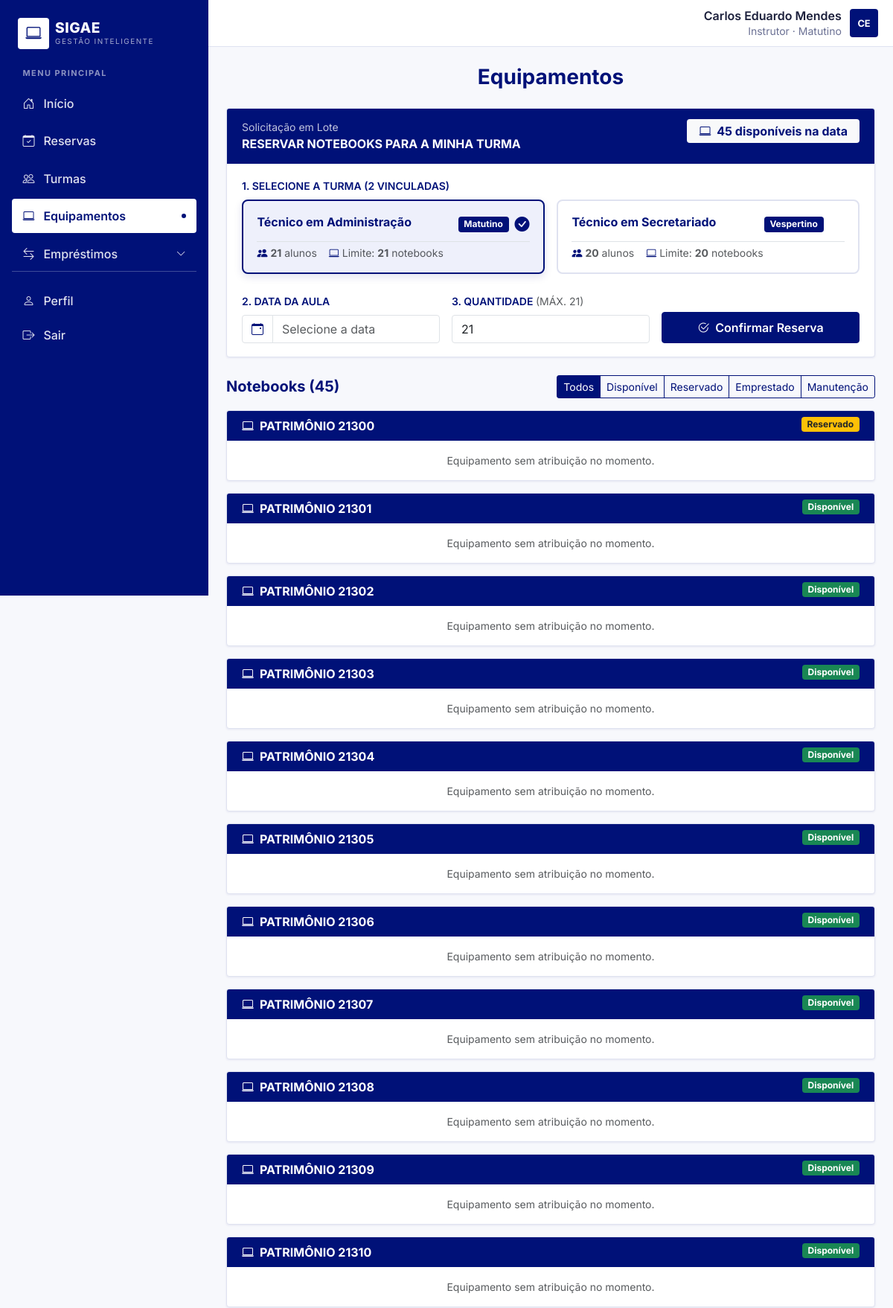
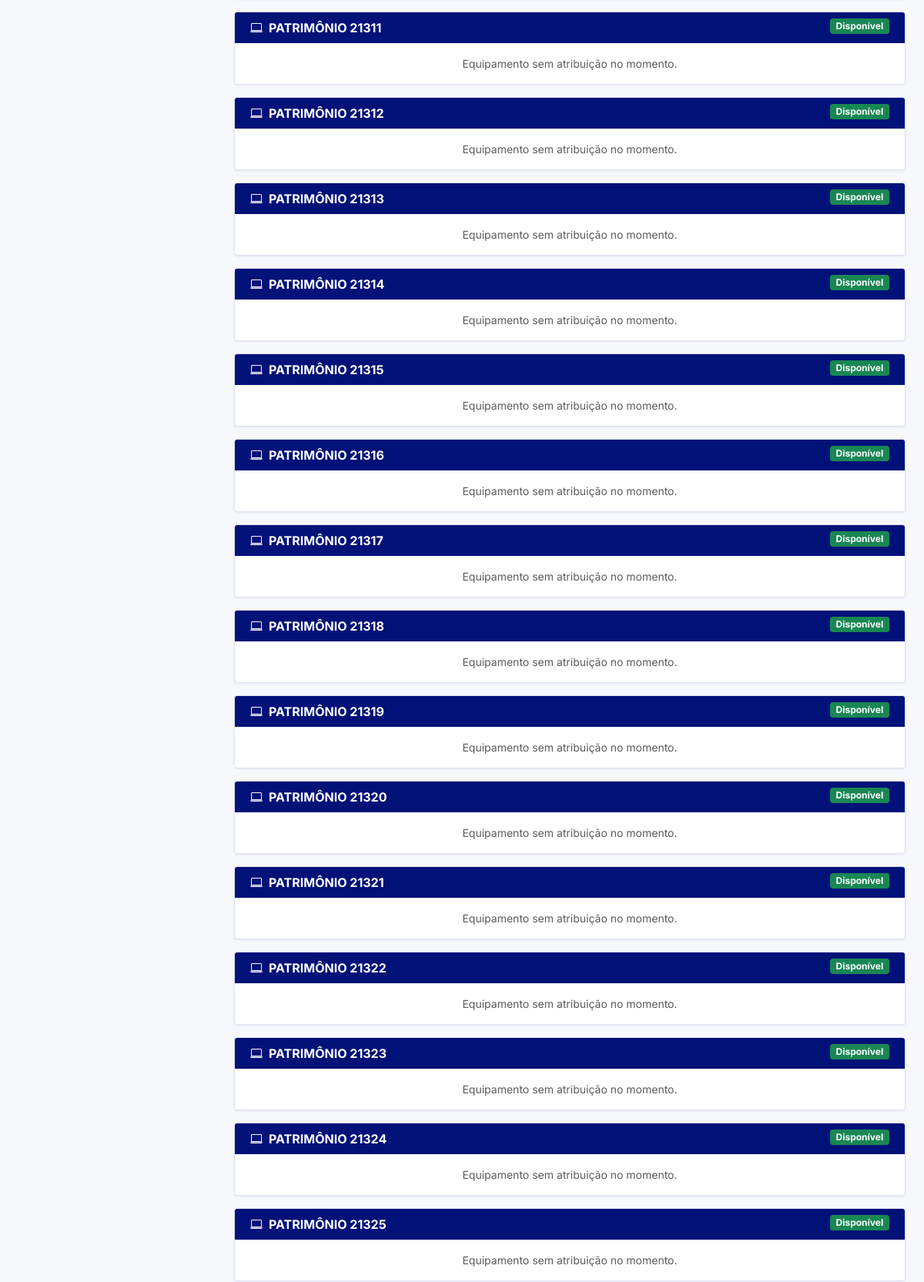
/equipamentos/ (signed in, upper part), run on the app's committed database (2 pictures, top to bottom).
### core/models.py (models this page shows, shortened)
class User(AbstractUser):
    email = models.EmailField("E-mail educacional", unique=True)
    turma = models.ForeignKey(Turma, null=True, blank=True, on_delete=models.SET_NULL, related_name="alunos")
    turno = models.CharField(max_length=3, choices=Turno.choices, blank=True)
    GRUPO_ALUNO, GRUPO_INSTRUTOR, GRUPO_ADMIN = "Aluno", "Instrutor", "Administrador"
    def _tem_grupo(self, nome):
        return self.groups.filter(name=nome).exists()
    @property
    def nome_completo(self):
        return self.get_full_name() or self.username
    @property
    def is_instrutor(self):
        return self._tem_grupo(self.GRUPO_INSTRUTOR)
    @property
    def is_administrador(self):
        return self.is_superuser or self._tem_grupo(self.GRUPO_ADMIN)
    @property
    def perfil(self):
        if self.is_administrador:
            return "Administrador"
        return "Instrutor" if self.is_instrutor else "Aluno"

class Turma(models.Model):
    nome = models.CharField("Nome da turma", max_length=100)
    turno = models.CharField(max_length=3, choices=Turno.choices)
    instrutor = models.ForeignKey(
        settings.AUTH_USER_MODEL, null=True, blank=True, on_delete=models.SET_NULL,
        related_name="turmas_lecionadas", verbose_name="Instrutor responsável",
    )
    class Meta:
        ordering = ["turno", "nome"]

class Equipamento(models.Model):
    class Status(models.TextChoices):
        DISPONIVEL = "DIS", "Disponível"
        RESERVADO = "RES", "Reservado"
        EMPRESTADO = "EMP", "Emprestado"
        MANUTENCAO = "MAN", "Manutenção"
    numero = models.PositiveIntegerField(
        "Patrimônio", unique=True, validators=[MinValueValidator(1)],
    )
    status = models.CharField(max_length=3, choices=Status.choices, default=Status.DISPONIVEL, db_index=True)
    class Meta:
        ordering = ["numero"]
        verbose_name = "Equipamento (Notebook)"
        verbose_name_plural = "Equipamentos (Notebooks)"

### core/views.py (the view, shortened to what this page needs)
# urls.py: path("equipamentos/", views.equipamentos, name="equipamentos"),
@login_required
def equipamentos(request):
    hoje = timezone.localdate()
    filtro = request.GET.get("status", "")
    notebooks = list(Equipamento.objects.filter(status=filtro) if filtro in S.values else Equipamento.objects.all())
    minhas_turmas = []
    disponiveis_inicial = 0
    if request.user.is_instrutor:
        minhas_turmas = list(
            Turma.objects.filter(instrutor=request.user).prefetch_related("alunos")
        )
        minhas_turmas.sort(key=lambda t: (ORDEM_TURNOS.index(t.turno), t.nome))
        for t in minhas_turmas:
            t.total_alunos = t.alunos.count()
        if minhas_turmas:
            disponiveis_inicial = services.notebooks_disponiveis_qs(hoje, minhas_turmas[0].turno).count()
    return render(request, "core/equipamentos.html", {
        "notebooks": notebooks,
        "filtro": filtro,
        "status_choices": S.choices,
        "form": ReservaForm(),
        "pode_reservar": request.user.is_instrutor,
        "minhas_turmas": minhas_turmas,
        "hoje": hoje,
        "hoje_iso": hoje.isoformat(),
        "disponiveis_inicial": disponiveis_inicial,
    })

### core/templates/core/equipamentos.html (shortened to what this page needs)
{% extends "base.html" %}
{% block content %}
{% if request.GET.modo == 'reserva' and pode_reservar %}
  <div class="d-flex justify-content-between align-items-center flex-wrap gap-2 mb-4">
    <a href="{% url 'dashboard' %}" class="btn btn-outline-secondary btn-sm">
      <i class="bi bi-arrow-left me-1"></i> Voltar ao Início
    </a>
    <h1 class="h3 fw-bold text-sigae mb-0">Reservar Notebooks</h1>
    <a href="{% url 'equipamentos' %}" class="btn btn-outline-primary btn-sm">
      <i class="bi bi-laptop me-1"></i> Ver todos os equipamentos
    </a>
  </div>
{% else %}
  <h1 class="h3 fw-bold text-sigae text-center mb-4">Equipamentos</h1>
{% endif %}
{% if pode_reservar %}
<section class="reserva-card mb-4">
  <header class="reserva-head head-atual">
    <div>
      <div class="small opacity-75">Solicitação em Lote</div>
      <div class="fw-bold text-uppercase fs-6">Reservar Notebooks para a Minha Turma</div>
    </div>
    <span class="badge bg-light text-sigae fs-6 px-3 py-2" id="badgeDisponiveis">
      <i class="bi bi-laptop me-1"></i> <span id="qtdDisponiveisTexto">{{ disponiveis_inicial }}</span> disponíveis na data
    </span>
  </header>
  <div class="reserva-body">
    {% if minhas_turmas %}
    <form method="post"
          action="{% url 'reservar' %}"
          id="formReservaTurma"
          data-hoje="{{ hoje_iso }}"
          data-disponiveis="{{ disponiveis_inicial|default:0 }}"
          data-url-disp="{% url 'disponibilidade_json' %}">
      <div class="mb-4">
        <label class="form-label fw-semibold text-sigae small text-uppercase mb-2">
          1. Selecione a Turma ({{ minhas_turmas|length }} vinculada{{ minhas_turmas|length|pluralize }})
        </label>
        <div class="row g-3">
          {% for t in minhas_turmas %}
          <div class="col-md-6">
            <div class="turma-select-card {% if forloop.first %}active{% endif %}"
                 data-turma-id="{{ t.pk }}"
                 data-turno="{{ t.turno }}"
                 data-alunos="{{ t.total_alunos }}"
                 data-nome="{{ t.nome }}">
              <div class="d-flex justify-content-between align-items-start gap-2 mb-2">
                <span class="fw-bold text-sigae fs-6">{{ t.nome }}</span>
                <div class="d-flex align-items-center gap-2">
                  <span class="badge bg-primary">{{ t.get_turno_display }}</span>
                  <i class="bi bi-check-circle-fill text-sigae fs-5 check-icon"></i>
                </div>
              </div>
              <div class="small text-muted d-flex align-items-center gap-3 pt-1 border-top">
                <span><i class="bi bi-people-fill text-sigae me-1"></i><strong>{{ t.total_alunos }}</strong> aluno{{ t.total_alunos|pluralize }}</span>
                <span><i class="bi bi-laptop text-sigae me-1"></i>Limite: <strong>{{ t.total_alunos }}</strong> notebook{{ t.total_alunos|pluralize }}</span>
              </div>
            </div>
          </div>
          {% endfor %}
        </div>
      </div>
      <div class="row g-3 align-items-end">
        <div class="col-md-4">
          <label for="inputDataReserva" class="form-label fw-semibold small text-uppercase text-sigae">2. Data da Aula</label>
          <div class="input-group">
            <span class="input-group-text bg-white text-sigae"><i class="bi bi-calendar-event"></i></span>
            <input type="text" name="data" id="inputDataReserva" class="form-control bg-white" placeholder="Selecione a data" required>
          </div>
        </div>
        <div class="col-md-4">
          <label for="inputQtdReserva" class="form-label fw-semibold small text-uppercase text-sigae">
            3. Quantidade <span class="text-muted fw-normal" id="labelMaxAlunos">(máx. {{ minhas_turmas.0.total_alunos }})</span>
          </label>
          <input type="number" name="quantidade" id="inputQtdReserva" class="form-control"
                 min="1" max="{{ minhas_turmas.0.total_alunos }}" value="{{ minhas_turmas.0.total_alunos }}" required>
        </div>
        <div class="col-md-4">
          <button type="submit" id="btnConfirmarReserva" class="btn btn-primary w-100 py-2 fw-semibold">
            <i class="bi bi-check2-circle me-1"></i> Confirmar Reserva
          </button>
        </div>
      </div>
    </form>
    {% else %}
    <div class="alert alert-warning mb-0 d-flex align-items-center gap-2">
      <i class="bi bi-exclamation-triangle-fill fs-5"></i>
      <div>Você ainda não possui nenhuma turma vinculada ao seu perfil de instrutor. Solicite ao Administrador o vínculo da sua turma.</div>
    </div>
    {% endif %}
  </div>
</section>
{% endif %}
{% if request.GET.modo != 'reserva' or not pode_reservar %}
<div class="d-flex justify-content-between align-items-center flex-wrap gap-2 mb-3">
  <h2 class="h5 fw-bold text-sigae mb-0">Notebooks ({{ notebooks|length }})</h2>
  <div class="btn-group btn-group-sm" role="group">
    <a href="{% url 'equipamentos' %}" class="btn {% if not filtro %}btn-primary{% else %}btn-outline-primary{% endif %}">Todos</a>
    {% for val, label in status_choices %}
      <a href="?status={{ val }}" class="btn {% if filtro == val %}btn-primary{% else %}btn-outline-primary{% endif %}">{{ label }}</a>
    {% endfor %}
  </div>
</div>
{% for n in notebooks %}
<article class="reserva-card mb-3">
  <header class="reserva-head head-atual py-2">
    <div class="fw-bold text-uppercase"><i class="bi bi-laptop me-2"></i>Patrimônio {{ n.numero }}</div>
    <div class="d-flex align-items-center gap-2">
      <span class="badge {% if n.status == 'DIS' %}bg-success{% elif n.status == 'RES' %}bg-warning text-dark{% elif n.status == 'EMP' %}bg-info text-dark{% else %}bg-secondary{% endif %}">
        {{ n.get_status_display }}
      </span>
    </div>
  </header>
  <div class="reserva-body text-center py-3 text-muted small">
    {% if n.reserva_atual %}
      {% if n.reserva_atual.data == hoje %}
        Reservado hoje para <strong>{{ n.reserva_atual.turma.nome }}</strong> ({{ n.reserva_atual.get_turno_display }})
      {% else %}
        Agendado para <strong>{{ n.reserva_atual.turma.nome }}</strong> ({{ n.reserva_atual.get_turno_display }} · {{ n.reserva_atual.data|date:"d/m/Y" }})
      {% endif %}
      {% if n.reserva_atual.aluno %} — Solicitado por <strong>{{ n.reserva_atual.aluno.nome_completo }}</strong>{% endif %}
    {% else %}
      Equipamento sem atribuição no momento.
    {% endif %}
  </div>
</article>
{% empty %}
<div class="reserva-card p-5 text-center text-muted">Nenhum notebook encontrado para este filtro.</div>
{% endfor %}
{% endif %}
{% endblock %}

### templates/base.html (shortened to what this page needs)
{% load static %}<!DOCTYPE html>
<html lang="pt-br">
<head>
  <link href="https://cdn.jsdelivr.net/npm/bootstrap@5.3.3/dist/css/bootstrap.min.css" rel="stylesheet">
  <link href="https://cdn.jsdelivr.net/npm/bootstrap-icons@1.11.3/font/bootstrap-icons.min.css" rel="stylesheet">
  <link rel="stylesheet" href="https://cdn.jsdelivr.net/npm/flatpickr/dist/flatpickr.min.css">
  <link href="{% static 'css/sigae.css' %}" rel="stylesheet">
</head>
<body>
{% with current=request.resolver_match.url_name %}
<div class="d-lg-flex">
  <div class="sigae-sidebar-col">
    <aside class="offcanvas-lg offcanvas-start sigae-sidebar flex-grow-1" tabindex="-1" id="sidebar" aria-labelledby="sidebarLabel">
      <div class="offcanvas-body d-flex flex-column flex-grow-1 p-3">
        <div class="d-none d-lg-flex align-items-center gap-2 px-2 pt-2">
          <div class="logo-box"><i class="bi bi-laptop"></i></div>
          <div><div class="brand-name">SIGAE</div><div class="brand-sub">Gestão Inteligente</div></div>
        </div>
        <div class="menu-label">MENU PRINCIPAL</div>
        <nav class="nav flex-column gap-1">
          <a class="sigae-link {% if current == 'dashboard' %}active{% endif %}" href="{% url 'dashboard' %}"><i class="bi bi-house-door"></i> Início</a>
          <a class="sigae-link {% if current == 'reservas' %}active{% endif %}" href="{% url 'reservas' %}"><i class="bi bi-calendar-check"></i> Reservas</a>
          <a class="sigae-link {% if current == 'turmas' %}active{% endif %}" href="{% url 'turmas' %}"><i class="bi bi-people"></i> Turmas</a>
          <a class="sigae-link {% if current == 'equipamentos' %}active{% endif %}" href="{% url 'equipamentos' %}"><i class="bi bi-laptop"></i> Equipamentos</a>
          <button class="sigae-link {% if current in 'emprestimos solicitacoes ativos' %}open{% endif %}" type="button" data-bs-toggle="collapse" data-bs-target="#subEmprestimos" aria-expanded="{% if current in 'emprestimos solicitacoes ativos' %}true{% else %}false{% endif %}" aria-controls="subEmprestimos">
            <i class="bi bi-arrow-left-right"></i> Empréstimos <i class="bi bi-chevron-down chev ms-auto"></i>
          </button>
        </nav>
        <div class="mt-auto pt-3 border-top border-light border-opacity-25">
          <a class="sigae-link {% if current == 'perfil' %}active{% endif %}" href="{% url 'perfil' %}"><i class="bi bi-person"></i> Perfil</a>
          <form method="post" action="{% url 'logout' %}">{% csrf_token %}
            <button type="submit" class="sigae-link"><i class="bi bi-box-arrow-right"></i> Sair</button>
          </form>
        </div>
      </div>
    </aside>
  </div>
  <div class="main-area">
    <header class="topbar">
      <div class="user-chip">
        <div class="text-end lh-sm d-none d-sm-block">
          <div class="fw-semibold">{{ user.nome_completo }}</div>
          <small>{{ user.perfil }}{% if user.turno %} · {{ user.get_turno_display }}{% endif %}</small>
        </div>
        <div class="avatar">{% if user.first_name %}{{ user.first_name|slice:":1"|upper }}{{ user.last_name|slice:":1"|upper }}{% else %}{{ user.username|slice:":2"|upper }}{% endif %}</div>
      </div>
    </header>
    <main class="p-3 p-md-4">
      {% block content %}{% endblock %}
    </main>
  </div>
</div>
{% endwith %}
</body>
</html>

### data on the page
User: nome_completo "Carlos Eduardo Mendes", perfil "Instrutor", turno "Matutino", first_name "C", last_name "E"
Turma: nome "Técnico em Administração", turno "Matutino", total_alunos "21", minhas_turmas "21", quantidade "21"
Turma: nome "Técnico em Secretariado", turno "Vespertino", total_alunos "20"
Equipamento: numero "21300", status "Reservado"
Equipamento: numero "21301", status "Disponível"
Equipamento: numero "21302", status "Disponível"
Equipamento: numero "21303", status "Disponível"
Equipamento: numero "21304", status "Disponível"
Equipamento: numero "21305", status "Disponível"
Equipamento: numero "21306", status "Disponível"
Equipamento: numero "21307", status "Disponível"
Equipamento: numero "21308", status "Disponível"
Equipamento: numero "21309", status "Disponível"
Equipamento: numero "21310", status "Disponível"
Equipamento: numero "21311", status "Disponível"
Equipamento: numero "21312", status "Disponível"
Equipamento: numero "21313", status "Disponível"
Equipamento: numero "21314", status "Disponível"
Equipamento: numero "21315", status "Disponível"
Equipamento: numero "21316", status "Disponível"
Equipamento: numero "21317", status "Disponível"
Equipamento: numero "21318", status "Disponível"
Equipamento: numero "21319", status "Disponível"
Equipamento: numero "21320", status "Disponível"
Equipamento: numero "21321", status "Disponível"
Equipamento: numero "21322", status "Disponível"
Equipamento: numero "21323", status "Disponível"
Equipamento: numero "21324", status "Disponível"
Equipamento: numero "21325", status "Disponível"

### other printed values
{{ disponiveis_inicial }} "45"
{{ minhas_turmas|length }} "2"
{{ notebooks|length }} "45"
{{ label }} "Disponível" "Reservado" "Emprestado" "Manutenção"
